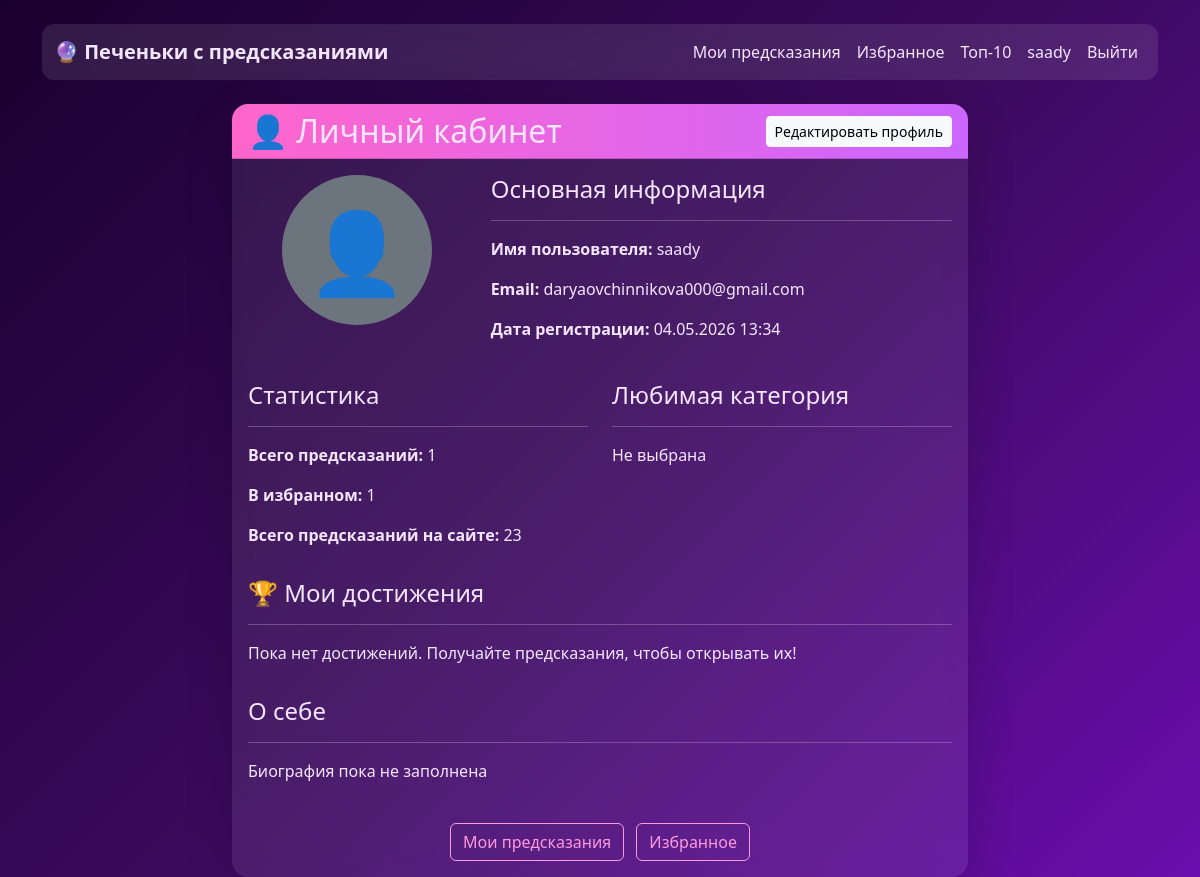
/profile/ (signed in), run on an earlier commit of the app's database.
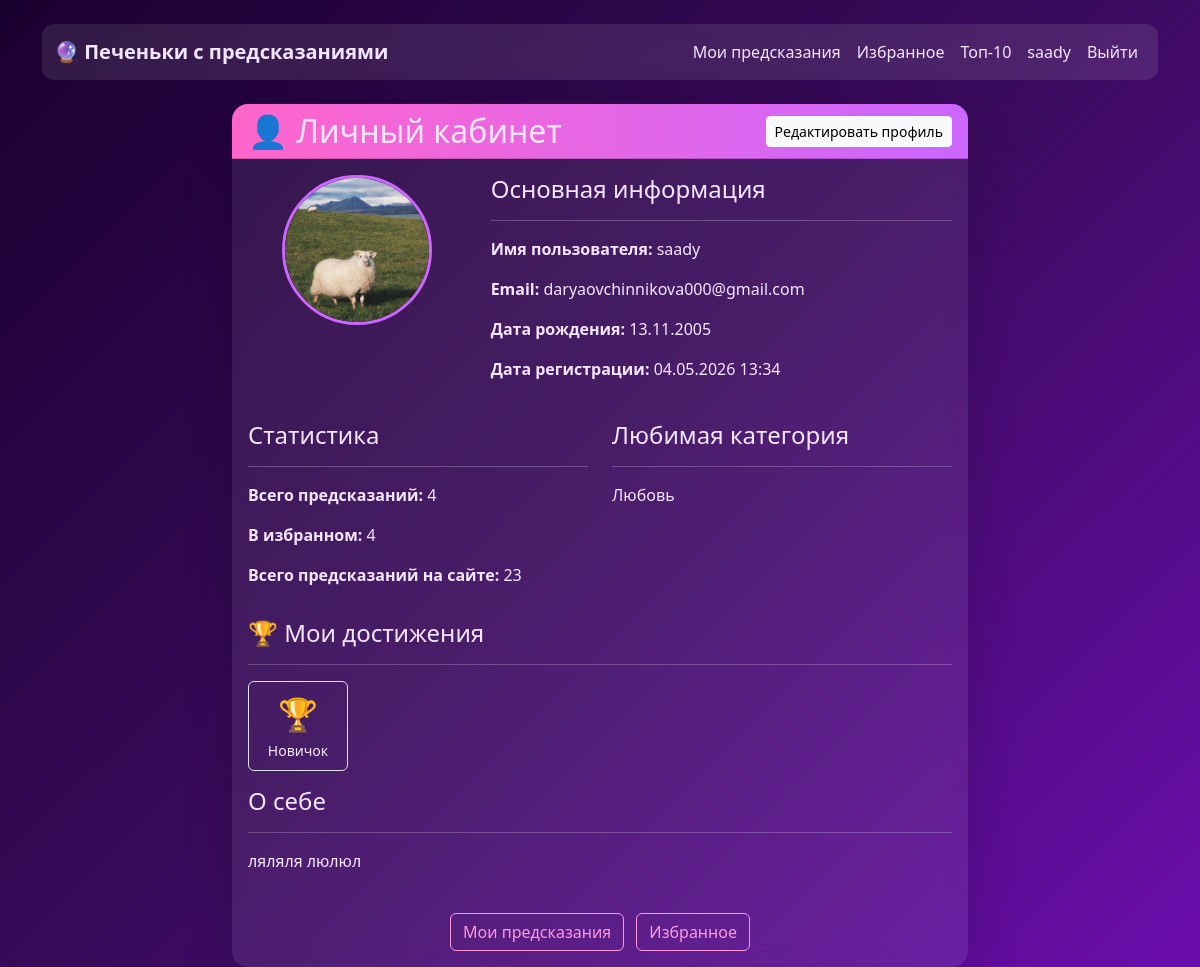
And on a later commit of the database.
### users/models.py (models this page shows)
class CustomUser(AbstractUser):
    pass

### predictions/models.py (models this page shows, shortened)
class UserProfile(models.Model):
    user = models.OneToOneField(
        'users.CustomUser',
        on_delete=models.CASCADE,
        verbose_name="Пользователь"
    )
    bio = models.TextField(blank=True, verbose_name="О себе")
    favorite_category = models.ForeignKey(
        Category,
        on_delete=models.SET_NULL,
        null=True,
        blank=True,
        verbose_name="Любимая категория"
    )
    birth_date = models.DateField(null=True, blank=True, verbose_name="Дата рождения")
    avatar = models.ImageField(
        upload_to='avatars/',
        null=True,
        blank=True,
        verbose_name="Аватар"
    )

class Category(models.Model):
    name = models.CharField(max_length=50, verbose_name="Название")
    description = models.TextField(blank=True, verbose_name="Описание")
    class Meta:
        verbose_name = "Категория"
        verbose_name_plural = "Категории"

class UserAchievement(models.Model):
    user = models.ForeignKey('users.CustomUser', on_delete=models.CASCADE, verbose_name="Пользователь")
    achievement = models.ForeignKey(Achievement, on_delete=models.CASCADE, verbose_name="Достижение")
    earned_at = models.DateTimeField(auto_now_add=True, verbose_name="Получено")
    class Meta:
        unique_together = ['user', 'achievement']
        verbose_name = "Достижение пользователя"
        verbose_name_plural = "Достижения пользователей"

class Achievement(models.Model):
    name = models.CharField(max_length=100, verbose_name="Название")
    description = models.TextField(verbose_name="Описание")
    icon = models.CharField(max_length=50, default='🏆', verbose_name="Иконка")
    required_predictions = models.PositiveIntegerField(default=0, verbose_name="Требуется предсказаний")
    required_favorites = models.PositiveIntegerField(default=0, verbose_name="Требуется в избранном")
    required_category_count = models.PositiveIntegerField(default=0, verbose_name="Требуется уникальных категорий")
    order = models.PositiveIntegerField(default=0, verbose_name="Порядок")
    is_active = models.BooleanField(default=True, verbose_name="Активно")
    class Meta:
        ordering = ['order']
        verbose_name = "Достижение"
        verbose_name_plural = "Достижения"

### predictions/views.py (the view)
# urls.py: path('profile/', views.profile, name='profile'),
@login_required
def profile(request):
    user_profile, created = UserProfile.objects.get_or_create(user=request.user)
    predictions_count = UserPrediction.objects.filter(user=request.user).count()
    favorites_count = FavoriteCookie.objects.filter(user=request.user).count()
    user_achievements = UserAchievement.objects.filter(user=request.user).select_related('achievement')
    context = {
        'user_profile': user_profile,
        'predictions_count': predictions_count,
        'favorites_count': favorites_count,
        'total_cookies': FortuneCookie.objects.count(),
        'user_achievements': user_achievements,
    }
    return render(request, 'profile.html', context)

### predictions/templates/profile.html (shortened to what this page needs)
{% extends 'base.html' %}
{% block content %}
<div class="row justify-content-center">
    <div class="col-md-8">
        <div class="card shadow-lg">
            <div class="card-header d-flex justify-content-between align-items-center">
                <h2 class="mb-0">👤 Личный кабинет</h2>
                <a href="{% url 'edit_profile' %}" class="btn btn-light btn-sm">
                    Редактировать профиль
                </a>
            </div>
            <div class="card-body">
                <div class="row mb-4">
                    <div class="col-md-4 text-center">
                        {% if user_profile.avatar %}
                            <img src="{{ user_profile.avatar.url }}" alt="Аватар"
                                 class="img-fluid rounded-circle mb-3"
                                 style="width: 150px; height: 150px; object-fit: cover; border: 3px solid #cc66ff;">
                        {% else %}
                            <div class="bg-secondary rounded-circle d-inline-flex align-items-center justify-content-center mb-3"
                                 style="width: 150px; height: 150px;">
                                <span class="display-1 text-white">👤</span>
                            </div>
                        {% endif %}
                    </div>
                    <div class="col-md-8">
                        <h4>Основная информация</h4>
                        <hr>
                        <p><strong>Имя пользователя:</strong> {{ user.username }}</p>
                        <p><strong>Email:</strong> {{ user.email|default:"Не указан" }}</p>
                        {% if user_profile.birth_date %}
                            <p><strong>Дата рождения:</strong> {{ user_profile.birth_date|date:"d.m.Y" }}</p>
                        {% endif %}
                        <p><strong>Дата регистрации:</strong> {{ user.date_joined|date:"d.m.Y H:i" }}</p>
                    </div>
                </div>
                <div class="row">
                    <div class="col-md-6">
                        <h4>Статистика</h4>
                        <hr>
                        <p><strong>Всего предсказаний:</strong> {{ predictions_count }}</p>
                        <p><strong>В избранном:</strong> {{ favorites_count }}</p>
                        <p><strong>Всего предсказаний на сайте:</strong> {{ total_cookies }}</p>
                    </div>
                    <div class="col-md-6">
                        <h4>Любимая категория</h4>
                        <hr>
                        <p>{{ user_profile.favorite_category.name|default:"Не выбрана" }}</p>
                    </div>
                </div>
                <div class="row mt-3">
                    <div class="col-12">
                        <h4>🏆 Мои достижения</h4>
                        <hr>
                        {% if user_achievements %}
                            <div class="d-flex flex-wrap gap-2">
                                {% for ua in user_achievements %}
                                    <div class="border rounded p-2 text-center" style="min-width: 100px;"
                                         data-bs-toggle="tooltip" title="{{ ua.achievement.description }}">
                                        <div style="font-size: 2rem;">{{ ua.achievement.icon }}</div>
                                        <small>{{ ua.achievement.name }}</small>
                                    </div>
                                {% endfor %}
                            </div>
                        {% else %}
                            <p class="text-muted">Пока нет достижений. Получайте предсказания, чтобы открывать их!</p>
                        {% endif %}
                    </div>
                </div>
                <div class="row mt-3">
                    <div class="col-12">
                        <h4>О себе</h4>
                        <hr>
                        <p>{{ user_profile.bio|default:"Биография пока не заполнена" }}</p>
                    </div>
                </div>
                <div class="mt-4 text-center">
                    <a href="{% url 'my_predictions' %}" class="btn btn-outline-primary me-2">
                        Мои предсказания
                    </a>
                    <a href="{% url 'favorites' %}" class="btn btn-outline-danger">
                        Избранное
                    </a>
                </div>
            </div>
        </div>
    </div>
</div>
{% endblock %}

### templates/base.html (shortened to what this page needs)
<!DOCTYPE html>
<html lang="ru">
<head>
    <link href="https://cdn.jsdelivr.net/npm/bootstrap@5.3.2/dist/css/bootstrap.min.css" rel="stylesheet">
</head>
<body>
    <div class="container mt-4">
        <nav class="navbar navbar-expand-lg navbar-light bg-light mb-4">
            <div class="container">
               <a class="navbar-brand fw-bold" href="{% url 'home' %}">
                    🔮 Печеньки с предсказаниями
               </a>
                <div class="navbar-nav ms-auto">
                    {% if user.is_authenticated %}
                        <a class="nav-link" href="{% url 'my_predictions' %}">Мои предсказания</a>
                        <a class="nav-link" href="{% url 'favorites' %}">Избранное</a>
                        <a class="nav-link" href="{% url 'top_cookies' %}">Топ-10</a>
                        <a class="nav-link" href="{% url 'profile' %}">{{ user.username }}</a>
                        <form action="{% url 'logout' %}" method="post" style="display: inline;">
                            <button type="submit" class="btn btn-link nav-link"
                                    style="display: inline; background: none; border: none;">
                                Выйти
                            </button>
                        </form>
                    {% else %}
                        <a class="nav-link" href="{% url 'register' %}">Регистрация</a>
                        <a class="nav-link" href="{% url 'login' %}">Войти</a>
                    {% endif %}
                </div>
            </div>
        </nav>
        {% block content %}
        {% endblock %}
    </div>
</body>
</html>

### templates/base.html (style rules this page uses)
body { background: linear-gradient(135deg, #1a002f, #3a0a5c, #6a0dad); min-height: 100vh; color: #f5e6ff; }
.card { background: rgba(255, 255, 255, 0.08); backdrop-filter: blur(10px); border: none; border-radius: 16px; color: #fff; }
.card-header { background: linear-gradient(90deg, #ff66cc, #cc66ff); color: white !important; border-radius: 16px 16px 0 0 !important; }
.navbar { background: rgba(255, 255, 255, 0.1) !important; backdrop-filter: blur(10px); border-radius: 12px; }
.navbar .nav-link, .navbar-brand { color: #f5e6ff !important; }
a { color: #ff99dd; }
.card { transition: 0.3s; }
a { text-decoration: none; }
.btn { transition: all 0.3s ease; }
body, p, span, div, small, strong, h1, h2, h3, h4, h5 { color: #f5e6ff; }
.btn-outline-primary, .btn-outline-danger, .btn-outline-secondary, .btn-outline-warning { color: #ff99dd; border: 1px solid #ff99dd; background: transparent; }
.card, .card p, .card span, .card small { color: #f5e6ff !important; }
.btn-outline-danger { color: #ff99dd !important; border-color: #ff99dd !important; }

What changed in the data, as far as the page shows it:
changed UserProfile: avatar: picture added; birth_date (not shown) → "13.11.2005"; favorite_category.name "Не выбрана" → "Любовь"; bio "Биография пока не заполнена" → "ляляля люлюл"
added UserAchievement: achievement.icon "🏆", achievement.name "Новичок"
Also different on the page:
{{ predictions_count }}: "1" → "4"
{{ favorites_count }}: "1" → "4"
text no longer shown: "Пока нет достижений. Получайте предсказания, чтобы открывать их!"
text now shown: "Дата рождения:"
